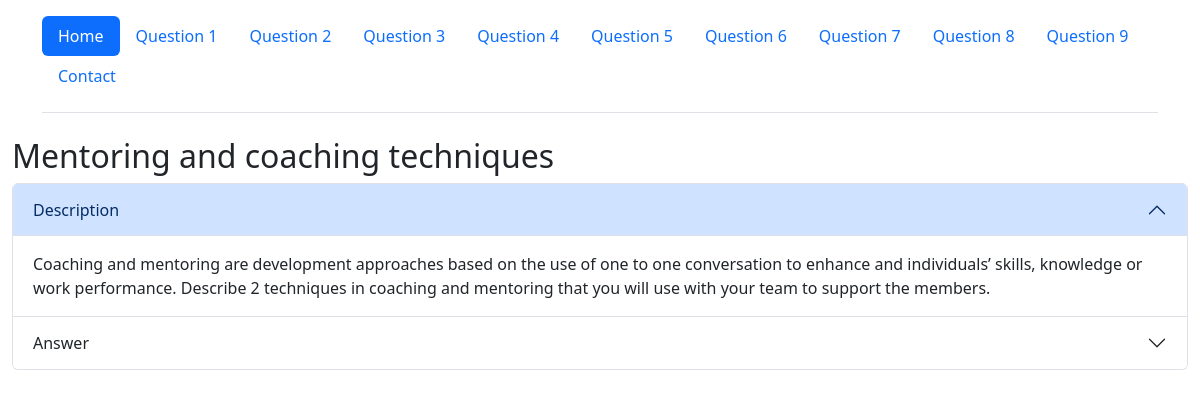
/questions.php?question=3, run on the app's committed database.
### tables this page shows
CREATE TABLE `questions` (
  `ID` int(3) NOT NULL,
  `Question` varchar(200) NOT NULL,
  `Description` text NOT NULL,
  `Answer` text NOT NULL
);

### config.php (called while the page is built, shortened)
<?php
function connect() {
	$host = 'localhost';
	$dbname = 'questionsdb';
	$username = 'root';
	$password = '';
	try {
		return new PDO("mysql:host=$host;dbname=$dbname", $username, $password);
	} catch (PDOException $e) {
		die("Error: " . $e->getMessage());
	}
}

### questions.php (the view, shortened to what this page needs)
 <?php
include_once('config.php');
$ID = $_GET['question'];
$selectdatabase = "SELECT * FROM questions";
$show = (connect()->query($selectdatabase));
$allrows = $show->fetchAll(PDO::FETCH_ASSOC);
?>
<!DOCTYPE html>
<html>
	<head>
		<link href="https://cdn.jsdelivr.net/npm/bootstrap@5.3.0/dist/css/bootstrap.min.css" rel="stylesheet">
	</head>
	<body>
		<?php
        include_once('navbar.php');
        foreach ($allrows as $row) {
            if ($row['ID'] == $ID) {
                ?>
                <div class="container-fluid">
                    <h2>
                        <tr><td><?php echo $row['Question']; ?></td></tr>
                    </h2>
                    <div class="accordion" id="accordionExample">
                        <div class="accordion-item">
                            <h2 class="accordion-header" id="One">
                                <button class="accordion-button" type="button" data-bs-toggle="collapse" data-bs-target="#collapseOne" aria-expanded="true" aria-controls="collapseOne">
                                    Description
                                </button>
                            </h2>
                            <div id="collapseOne" class="accordion-collapse collapse show" aria-labelledby="headingOne" data-bs-parent="#accordionExample">
                                <div class="accordion-body">
                                    <tr><td><?php echo $row['Description']; ?></td></tr>
                                </div>
                            </div>
                        </div>
                        <div class="accordion-item">
                            <h2 class="accordion-header" id="Two">
                                <button class="accordion-button collapsed" type="button" data-bs-toggle="collapse" data-bs-target="#collapseTwo" aria-expanded="false" aria-controls="collapseTwo">
                                    Answer
                                </button>
                            </h2>
                        </div>
                    </div>
                </div>
                <?php
            }
        }
        ?>
	</body>
</html>

### navbar.php
<?php include_once('config.php'); ?>
<div class="container">
	<header class="d-flex flex-wrap justify-content-center py-3 mb-4 border-bottom">
		<ul class="nav nav-pills">
			<li class="nav-item"><a href="index.php" class="nav-link active" aria-current="page">Home</a></li>
			<?php
				$selectdatabase = "SELECT * FROM questions";
				$show = (connect()->query($selectdatabase));
				$allrows = $show->fetchAll(PDO::FETCH_ASSOC);
				foreach ($allrows as $row) {
					?>
					<li class="nav-item"><a href="questions.php?question=<?php echo $row['ID']; ?>" class="nav-link">Question <?php echo $row['ID']; ?></a></li>
				<?php
				}
				?>
			<li class="nav-item"><a href="contact.php" class="nav-link">Contact</a></li>
		</ul>
	</header>
</div>

### data on the page
questions: ID "1"
questions: ID "2"
questions: ID "3", Question "Mentoring and coaching techniques", Description "Coaching and mentoring are development approaches based on the use of one to one conversation to enhance and individuals’ skills, knowledge or work performance. Describe 2 techniques in coaching and mentoring that you will use with your team to support the members."
questions: ID "4"
questions: ID "5"
questions: ID "6"
questions: ID "7"
questions: ID "8"
questions: ID "9"
